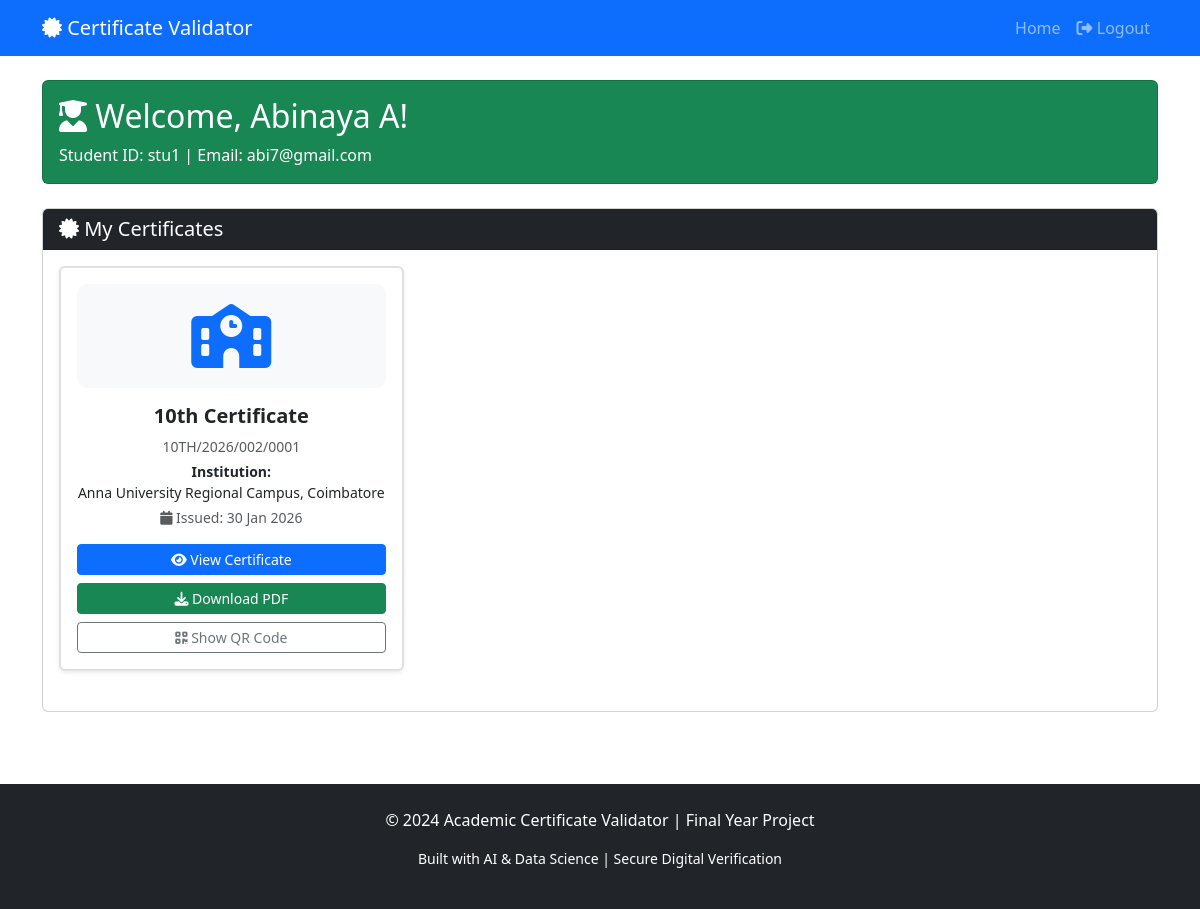
Page /student/dashboard (signed in) on the committed database.
### models/database.py (models this page shows, shortened)
class Student(db.Model):
    __tablename__ = 'students'
    id = db.Column(db.Integer, primary_key=True)
    student_id = db.Column(db.String(50), unique=True, nullable=False)
    name = db.Column(db.String(200), nullable=False)
    email = db.Column(db.String(120), unique=True, nullable=False)
    password_hash = db.Column(db.String(256), nullable=False)
    phone = db.Column(db.String(15))
    dob = db.Column(db.String(20))
    registration_date = db.Column(db.DateTime, default=datetime.utcnow)
    certificates = db.relationship('Certificate', backref='student', lazy=True)

class Certificate(db.Model):
    __tablename__ = 'certificates'
    id = db.Column(db.Integer, primary_key=True)
    certificate_id = db.Column(db.String(100), unique=True, nullable=False)
    student_id = db.Column(db.Integer, db.ForeignKey('students.id'), nullable=False)
    institution_id = db.Column(db.Integer, db.ForeignKey('institutions.id'), nullable=False)
    certificate_type = db.Column(db.String(50), nullable=False)  # 10th/12th/Degree
    certificate_data = db.Column(db.Text)  # JSON data
    pdf_path = db.Column(db.String(300))
    hash_code = db.Column(db.String(64), nullable=False)
    qr_code = db.Column(db.String(300))
    issue_date = db.Column(db.DateTime, default=datetime.utcnow)
    status = db.Column(db.String(20), default='active')  # active/revoked

class Institution(db.Model):
    __tablename__ = 'institutions'
    id = db.Column(db.Integer, primary_key=True)
    institution_name = db.Column(db.String(200), nullable=False)
    institution_type = db.Column(db.String(50), nullable=False)  # School/College
    email = db.Column(db.String(120), unique=True, nullable=False)
    password_hash = db.Column(db.String(256), nullable=False)
    address = db.Column(db.Text)
    phone = db.Column(db.String(15))
    registration_date = db.Column(db.DateTime, default=datetime.utcnow)
    certificates = db.relationship('Certificate', backref='institution', lazy=True)

### app.py (the view)
@app.route('/student/dashboard')
def student_dashboard():
    if 'student_id' not in session:
        return redirect(url_for('student_login'))
    student = Student.query.get(session['student_id'])
    certificates = Certificate.query.filter_by(student_id=student.id).all()
    return render_template('student_dashboard.html',
                         student=student,
                         certificates=certificates)

### templates/student_dashboard.html (shortened to what this page needs)
{% extends 'base.html' %}
{% block content %}
<div class="container py-4">
    <div class="row mb-4">
        <div class="col-12">
            <div class="card bg-success text-white">
                <div class="card-body">
                    <h2><i class="fas fa-user-graduate"></i> Welcome, {{ student.name }}!</h2>
                    <p class="mb-0">Student ID: {{ student.student_id }} | Email: {{ student.email }}</p>
                </div>
            </div>
        </div>
    </div>
    <div class="card">
        <div class="card-header bg-dark text-white">
            <h5 class="mb-0"><i class="fas fa-certificate"></i> My Certificates</h5>
        </div>
        <div class="card-body">
            {% if certificates %}
<div class="row">
    {% for cert in certificates %}
    <div class="col-md-6 col-lg-4 mb-4">
        <div class="card certificate-card h-100 shadow-sm">
            <div class="card-body text-center">
                <div class="cert-icon mb-3">
                    {% if cert.certificate_type == '10th' %}
                        <i class="fas fa-school fa-4x text-primary"></i>
                    {% elif cert.certificate_type == '12th' %}
                        <i class="fas fa-graduation-cap fa-4x text-info"></i>
                    {% else %}
                        <i class="fas fa-user-graduate fa-4x text-success"></i>
                    {% endif %}
                </div>
                <h5 class="card-title fw-bold">{{ cert.certificate_type }} Certificate</h5>
                <p class="text-muted small mb-1">{{ cert.certificate_id }}</p>
                <p class="small mb-1">
                    <strong>Institution:</strong><br>
                    {{ cert.institution.institution_name }}
                </p>
                <p class="small text-muted mb-3">
                    <i class="fas fa-calendar"></i>
                    Issued: {{ cert.issue_date.strftime('%d %b %Y') }}
                </p>
                <div class="d-grid gap-2">
                    <a href="{{ url_for('view_certificate', cert_id=cert.id) }}"
                       class="btn btn-primary btn-sm" target="_blank">
                        <i class="fas fa-eye"></i> View Certificate
                    </a>
                    <a href="{{ url_for('download_certificate', cert_id=cert.id) }}"
                       class="btn btn-success btn-sm">
                        <i class="fas fa-download"></i> Download PDF
                    </a>
                    <button class="btn btn-outline-secondary btn-sm"
                            data-bs-toggle="modal"
                            data-bs-target="#qrModal{{ cert.id }}">
                        <i class="fas fa-qrcode"></i> Show QR Code
                    </button>
                </div>
            </div>
        </div>
    </div>
    {% endfor %}
</div>
{% else %}
<div class="text-center py-5 text-muted">
    <i class="fas fa-inbox fa-4x mb-3"></i>
    <h5>No Certificates Available</h5>
    <p>Your institution will upload your certificates soon.</p>
</div>
{% endif %}
        </div>
    </div>
</div>
{% endblock %}

### templates/base.html (shortened to what this page needs)
<!DOCTYPE html>
<html lang="en">
<head>
    <link href="https://cdn.jsdelivr.net/npm/bootstrap@5.3.0/dist/css/bootstrap.min.css" rel="stylesheet">
    <link rel="stylesheet" href="https://cdnjs.cloudflare.com/ajax/libs/font-awesome/6.4.0/css/all.min.css">
    <link rel="stylesheet" href="{{ url_for('static', filename='css/style.css') }}">
</head>
<body>
    <nav class="navbar navbar-expand-lg navbar-dark bg-primary">
        <div class="container">
            <a class="navbar-brand" href="{{ url_for('index') }}">
                <i class="fas fa-certificate"></i> Certificate Validator
            </a>
            <div class="collapse navbar-collapse" id="navbarNav">
                <ul class="navbar-nav ms-auto">
                    <li class="nav-item">
                        <a class="nav-link" href="{{ url_for('index') }}">Home</a>
                    </li>
                    {% if session.get('user_type') %}
                        <li class="nav-item">
                            <a class="nav-link" href="{{ url_for('logout') }}">
                                <i class="fas fa-sign-out-alt"></i> Logout
                            </a>
                        </li>
                    {% endif %}
                </ul>
            </div>
        </div>
    </nav>
    <main>
        {% block content %}{% endblock %}
    </main>
    <footer class="bg-dark text-white text-center py-4 mt-5">
        <div class="container">
            <p>&copy; 2024 Academic Certificate Validator | Final Year Project</p>
            <p class="small">Built with AI & Data Science | Secure Digital Verification</p>
        </div>
    </footer>
</body>
</html>

### static/css/style.css (style rules this page uses)
:root { --primary-color: #667eea; --secondary-color: #764ba2; --success-color: #28a745; --danger-color: #dc3545; --warning-color: #ffc107; --info-color: #17a2b8; }
body { font-family: 'Segoe UI', Tahoma, Geneva, Verdana, sans-serif; min-height: 100vh; display: flex; flex-direction: column; }
main { flex: 1; }
.certificate-card { border: 2px solid #e0e0e0; transition: all 0.3s ease; }
.cert-icon { padding: 20px; background: #f8f9fa; border-radius: 10px; }
.card { animation: fadeInUp 0.5s ease; }
footer { margin-top: auto; background: #2c3e50 !important; }

### rows in the picture
Student: name "Abinaya A", student_id "stu1", email "abi7@gmail.com"
Certificate: certificate_type "10th", certificate_id "10TH/2026/002/0001", institution.institution_name "Anna University Regional Campus, Coimbatore", issue_date "30 Jan 2026"
